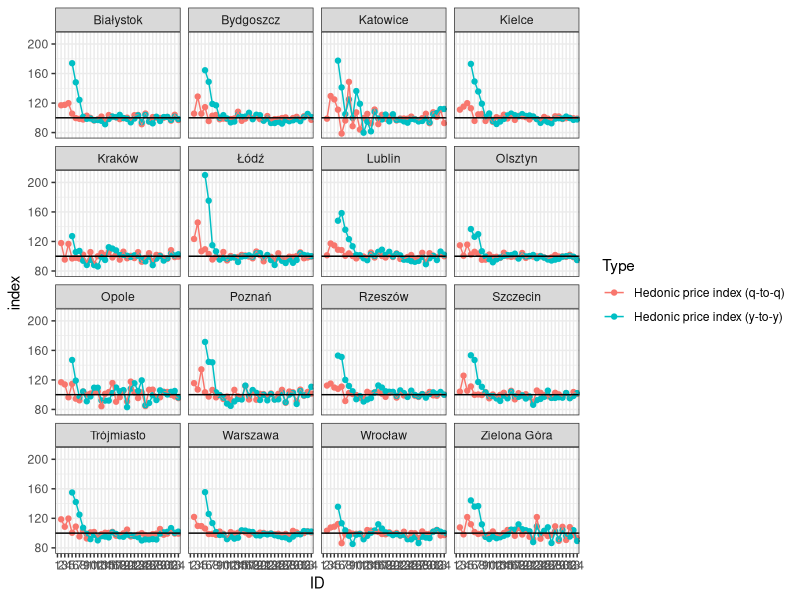

The R source for this figure:
## hedonic regression
library(dplyr)
library(lubridate)
library(readxl)
library(ggplot2)
library(readr)
library(tidyr)

sheets <- excel_sheets('REMA/datasets/ceny_mieszkan.xls')
indicators <- read_excel('REMA/datasets/ceny_mieszkan.xls',
                         sheet = 'indexes')
prices <- read_excel('REMA/datasets/ceny_mieszkan.xls',
                     sheet = 'prices')

save(indicators,prices,file='REMA/datasets/nbp_data.rda')

warsaw <- read_csv(file = 'REMA/datasets/apartments_warsaw.csv')


# simple vis of hedonic index ----------------------------------

ind <- indicators %>%
  gather(city,index,-Quarter,-Type) %>%
  group_by(Type,city) %>%
  mutate(ID = row_number(),
         ID = as.factor(ID))


ggplot(data = ind,
       aes(x = ID,
           y = index,
           colour = Type,
           group = Type)) +
  geom_point() +
  geom_line() +
  facet_wrap(~city) +
  geom_hline(yintercept=100) +
  theme_bw()

# our calculations

### regression
reg <- warsaw %>%
  mutate(ymd = ymd(paste0(year,'/',month,'/01')),
         quarter = quarter(ymd,with_year=T)) %>%
  group_by(quarter) %>%
  do(models = lm(
    log(offer.price) ~ log(surface) + district + n.rooms + floor + 
      construction.date + type,data = .
    ))

### fitted values
d <- reg %>%
  do(m = mean(fitted(.$models),na.rm=T),
     med = median(fitted(.$models)),
     n = length(fitted(.$models)))



# hedonic for warsaw ------------------------------------------------------

model <- warsaw %>%
  mutate(ym = paste0(year,'-',month,'-1'),
         ymd = ymd(ym),
         qurter = quarter(ymd,with_year = TRUE)) %>%
  select(transaction.price,surface,qurter) %>%
  lm(log(transaction.price) ~ I(sqrt(surface)),data=.) 


predict(model,filter(warsaw,year=='2008')) %>%
  exp() %>%
  mean()



